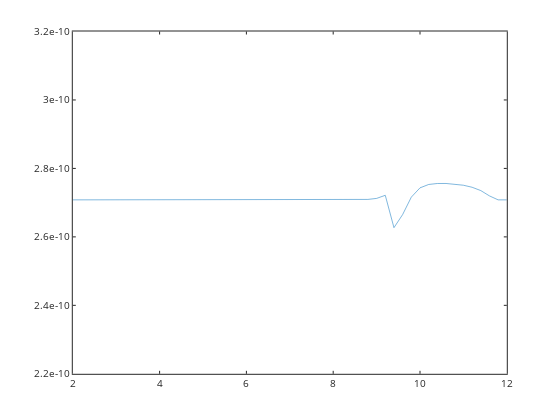

Notebook code for this chart:
### Code cell
plot(pH,MASSERR)

### Figure 1 — Plotly figure (JSON) as saved in the notebook; plotly's stock layout.template omitted (floating-point values rounded to 4 significant figures)
{"data": [{"line": {"color": "rgb(0,113,188)", "dash": "solid", "width": 0.5}, "marker": {"color": "rgb(0,113,188)", "line": {"color": "rgb(0,113,188)"}, "size": 6, "symbol": "none"}, "mode": "lines", "name": "", "showlegend": false, "type": "scatter", "visibility": true, "x": [2, 2.2, 2.4, 2.6, 2.8, 3, 3.2, 3.4, 3.6, 3.8, 4, 4.2, 4.4, 4.6, 4.8, 5, 5.2, 5.4, 5.6, 5.8, 6, 6.2, 6.4, 6.6, 6.8, 7, 7.2, 7.4, 7.6, 7.8, 8, 8.2, 8.4, 8.6, 8.8, 9, 9.2, 9.4, 9.6, 9.8, 10, 10.2, 10.4, 10.6, 10.8, 11, 11.2, 11.4, 11.6, 11.8, 12], "xaxis": "x", "y": [2.708e-10, 2.708e-10, 2.708e-10, 2.708e-10, 2.708e-10, 2.708e-10, 2.708e-10, 2.708e-10, 2.708e-10, 2.708e-10, 2.708e-10, 2.708e-10, 2.708e-10, 2.708e-10, 2.708e-10, 2.708e-10, 2.708e-10, 2.708e-10, 2.708e-10, 2.708e-10, 2.708e-10, 2.708e-10, 2.708e-10, 2.708e-10, 2.708e-10, 2.708e-10, 2.708e-10, 2.708e-10, 2.708e-10, 2.708e-10, 2.708e-10, 2.708e-10, 2.708e-10, 2.709e-10, 2.709e-10, 2.712e-10, 2.721e-10, 2.627e-10, 2.665e-10, 2.716e-10, 2.743e-10, 2.753e-10, 2.756e-10, 2.756e-10, 2.754e-10, 2.751e-10, 2.745e-10, 2.735e-10, 2.72e-10, 2.708e-10, 2.708e-10], "yaxis": "y"}], "layout": {"height": 420, "hovermode": "closest", "margin": {"b": 0, "l": 0, "r": 0, "t": 0}, "plot_bgcolor": "rgba(0, 0, 0, 0)", "showlegend": false, "width": 560, "xaxis": {"anchor": "y", "autorange": false, "domain": [0.13, 0.905], "exponentformat": "none", "gridcolor": "rgba(38,38,38,0.15)", "gridwidth": 1, "linecolor": "rgb(38,38,38)", "linewidth": 1, "mirror": "ticks", "range": [2, 12], "showgrid": false, "showline": true, "side": "bottom", "spikedash": "solid", "spikemode": "across", "spikesides": false, "spikethickness": 1, "tickangle": 0, "tickcolor": "rgb(38,38,38)", "tickfont": {"color": "rgb(38,38,38)", "size": 10}, "ticklen": 3, "ticks": "inside", "ticktext": ["2", "4", "6", "8", "10", "12"], "tickvals": [2, 4, 6, 8, 10, 12], "title": {"font": {"color": "rgb(0, 0, 0)", "size": 11}, "text": ""}, "type": "linear", "visible": true, "zeroline": false}, "yaxis": {"anchor": "x", "autorange": false, "domain": [0.11, 0.925], "exponentformat": "none", "gridcolor": "rgba(38,38,38,0.15)", "gridwidth": 1, "linecolor": "rgb(38,38,38)", "linewidth": 1, "mirror": "ticks", "range": [2.2e-10, 3.2e-10], "showgrid": false, "showline": true, "side": "left", "spikedash": "solid", "spikemode": "across", "spikesides": false, "spikethickness": 1, "tickangle": 0, "tickcolor": "rgb(38,38,38)", "tickfont": {"color": "rgb(38,38,38)", "size": 10}, "ticklen": 3, "ticks": "inside", "ticktext": ["2.2e-10", "2.4e-10", "2.6e-10", "2.8e-10", "3e-10", "3.2e-10"], "tickvals": [2.2e-10, 2.4e-10, 2.6e-10, 2.8e-10, 3e-10, 3.2e-10], "title": {"font": {"color": "rgb(0, 0, 0)", "size": 11}, "text": ""}, "type": "linear", "visible": true, "zeroline": false}}}
